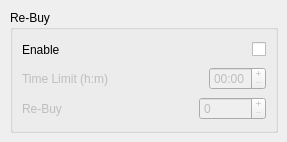
       <widget class="QWidget" name="tab">
        <attribute name="title">
         <string>Re-Buy</string>
        </attribute>
        <widget class="QGroupBox" name="groupBox">
         <property name="geometry">
          <rect>
           <x>10</x>
           <y>10</y>
           <width>268</width>
           <height>123</height>
          </rect>
         </property>
         <property name="title">
          <string>Re-Buy</string>
         </property>
         <layout class="QVBoxLayout">
          <property name="spacing">
           <number>6</number>
          </property>
          <property name="margin">
           <number>9</number>
          </property>
          <item>
           <layout class="QHBoxLayout">
            <property name="spacing">
             <number>6</number>
            </property>
            <property name="margin">
             <number>0</number>
            </property>
            <item>
             <widget class="QLabel" name="lblChkReBuy">
              <property name="text">
               <string>Enable</string>
              </property>
             </widget>
            </item>
            <item>
             <spacer>
              <property name="orientation">
               <enum>Qt::Horizontal</enum>
              </property>
              <property name="sizeHint" stdset="0">
               <size>
                <width>40</width>
                <height>20</height>
               </size>
              </property>
             </spacer>
            </item>
            <item>
             <widget class="QCheckBox" name="chkReBuy">
              <property name="text">
               <string/>
              </property>
             </widget>
            </item>
           </layout>
          </item>
          <item>
           <layout class="QHBoxLayout">
            <property name="spacing">
             <number>6</number>
            </property>
            <property name="margin">
             <number>0</number>
            </property>
            <item>
             <widget class="QLabel" name="lblTimeReBuy">
              <property name="enabled">
               <bool>false</bool>
              </property>
              <property name="text">
               <string>Time Limit (h:m)</string>
              </property>
             </widget>
            </item>
            <item>
             <spacer>
              <property name="orientation">
               <enum>Qt::Horizontal</enum>
              </property>
              <property name="sizeHint" stdset="0">
               <size>
                <width>40</width>
                <height>20</height>
               </size>
              </property>
             </spacer>
            </item>
            <item>
             <widget class="QTimeEdit" name="timeReBuy">
              <property name="enabled">
               <bool>false</bool>
              </property>
              <property name="buttonSymbols">
               <enum>QAbstractSpinBox::PlusMinus</enum>
              </property>
              <property name="displayFormat">
               <string>hh:mm</string>
              </property>
              <property name="time">
               <time>
                <hour>0</hour>
                <minute>0</minute>
                <second>0</second>
               </time>
              </property>
             </widget>
            </item>
           </layout>
          </item>
          <item>
           <layout class="QHBoxLayout">
            <property name="spacing">
             <number>6</number>
            </property>
            <property name="margin">
             <number>0</number>
            </property>
            <item>
             <widget class="QLabel" name="lblSpinReBuy">
              <property name="enabled">
               <bool>false</bool>
              </property>
              <property name="text">
               <string>Re-Buy</string>
              </property>
             </widget>
            </item>
            <item>
             <spacer>
              <property name="orientation">
               <enum>Qt::Horizontal</enum>
              </property>
              <property name="sizeHint" stdset="0">
               <size>
                <width>40</width>
                <height>20</height>
               </size>
              </property>
             </spacer>
            </item>
            <item>
             <widget class="QSpinBox" name="spinReBuy">
              <property name="enabled">
               <bool>false</bool>
              </property>
              <property name="buttonSymbols">
               <enum>QAbstractSpinBox::PlusMinus</enum>
              </property>
              <property name="maximum">
               <number>100000</number>
              </property>
             </widget>
            </item>
           </layout>
          </item>
         </layout>
        </widget>
       </widget>
